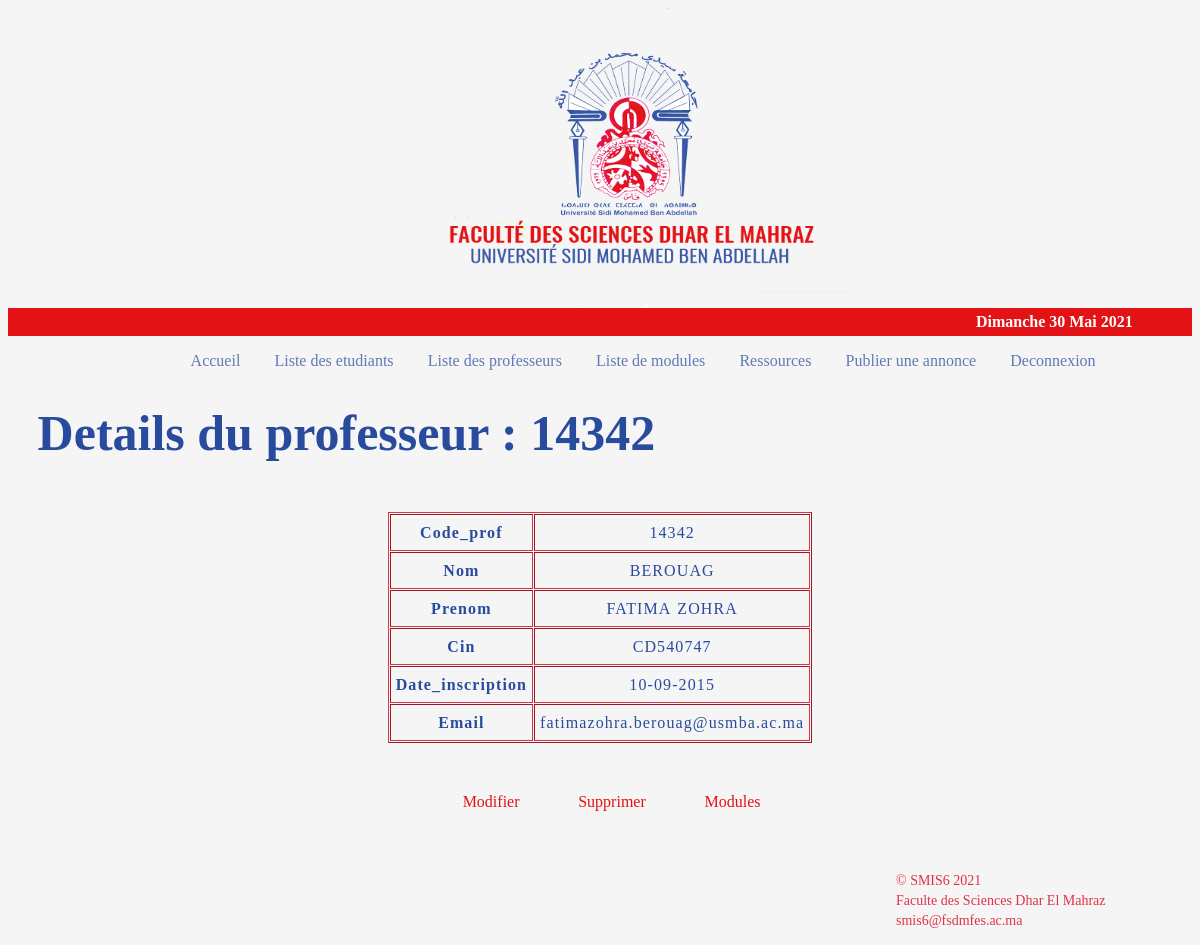
/website/html/professor_details.php?codeP=14342 (signed in), run on the app's committed database.
### tables this page shows
CREATE TABLE `professeurs` (
  `code_prof` int(6) NOT NULL,
  `nom` varchar(100) NOT NULL,
  `prenom` varchar(100) NOT NULL,
  `cin` varchar(10) NOT NULL,
  `date_inscription` varchar(10) NOT NULL,
  `email` varchar(100) NOT NULL
);

### website/html/templates/data.php (called while the page is built, shortened)
<?php
require('config.php');
$sql = 'SELECT * FROM professeurs;';
$result = mysqli_query($conn,$sql);
$professeurs = [];
while($professeur = mysqli_fetch_assoc($result)){
	$professeurs[] = $professeur;
}
function getProfByCode($code){
	global $professeurs;
	foreach ($professeurs as $professeur) {
			if ($code == $professeur['code_prof']) {
				return $professeur;
			}
		}
}
?>

### website/html/professor_details.php (the view, shortened to what this page needs)
<?php
if (isset($_SESSION['user_id']) && isset($_SESSION['user_email'])) {
if (isset($_GET['codeP'])) {
	$code = $_GET['codeP'];
}
require('templates/data.php');
$professeur = getProfByCode($code);
?>
<!DOCTYPE html>
<html>
<head>
	<link rel="stylesheet" type="text/css" href="../css/style.css">
</head>
<body>
<header id="mainHeader">
	<?php
 		include("templates/header.php");
	 ?>
     <?php
	include('templates/nav.php');
?>
	<div id="main">
		<h1>Details du professeur : <?=$code?> </h1>
	</div>
	<div>
<center>
   <table border="table" cellspacing="1px" cellpadding="5px">
	    	<?php foreach ($professeur as $key => $value) {
	    		$Key = ucfirst($key);
	    		echo "
	    			<tr>
		    			<td class = 'keys'> <strong> $Key </strong></td>
		    			<td> $value </td>
	    			</tr>
	    			 ";
	    	}
	    	?>
	    </table>
</center>
	</div>
	    <div>
		    <ul style="padding-left: 30%">
		    	<li><a  style="color: #E31215; padding-left:12%"
		    			href="modify_professor.php?codeP=<?=$code?>">Modifier</a></li>
		    	<li><a  style="color: #E31215;padding-left:4%"
		    			href="delete_professor.php?codeP=<?=$code?>">Supprimer</a></li>
				<li><a  style="color: #E31215;padding-left:4%"
		    			href="professorUnits.php?codeP=<?=$code?>">Modules</a></li>
		    </ul>
	    </div>
</header>
<?php
	include('templates/footer.php');
 ?>
<?php
}else {
 header("Location: index.php");
}
?>
</body>
</html>

### website/css/style.css (style rules this page uses)
body { background-color: whitesmoke; }
h1 { color: #294B9E; text-shadow: currentColor; font-size: 50px; padding-left: 2.5%; }
li a { text-decoration: none; color: #6279B6; padding: 5px; }
li { display: inline; padding-right:2% }
table { margin-top: 50px; margin-bottom: 50px; margin-left:5%; margin-right:5%; text-align: center; letter-spacing: 1.1px; word-spacing: 1.6px; line-height: 25px; width: 30%; padding: 0; border-color:#E33147; }
td { color: #294B9E; }

### data on the page
professeurs: code_prof "14342", nom "BEROUAG", prenom "FATIMA ZOHRA", cin "CD540747", date_inscription "10-09-2015", email "fatimazohra.berouag@usmba.ac.ma"

### other printed values
$ln["jour"][$jour_de_la_semaine] "Dimanche"
$jour_du_mois "30"
$ln["mois"][$mois] "Mai"
$annee "2021"
$code "14342"
$Key "Code_prof"
$Key "Nom"
$Key "Prenom"
$Key "Cin"
$Key "Date_inscription"
$Key "Email"
